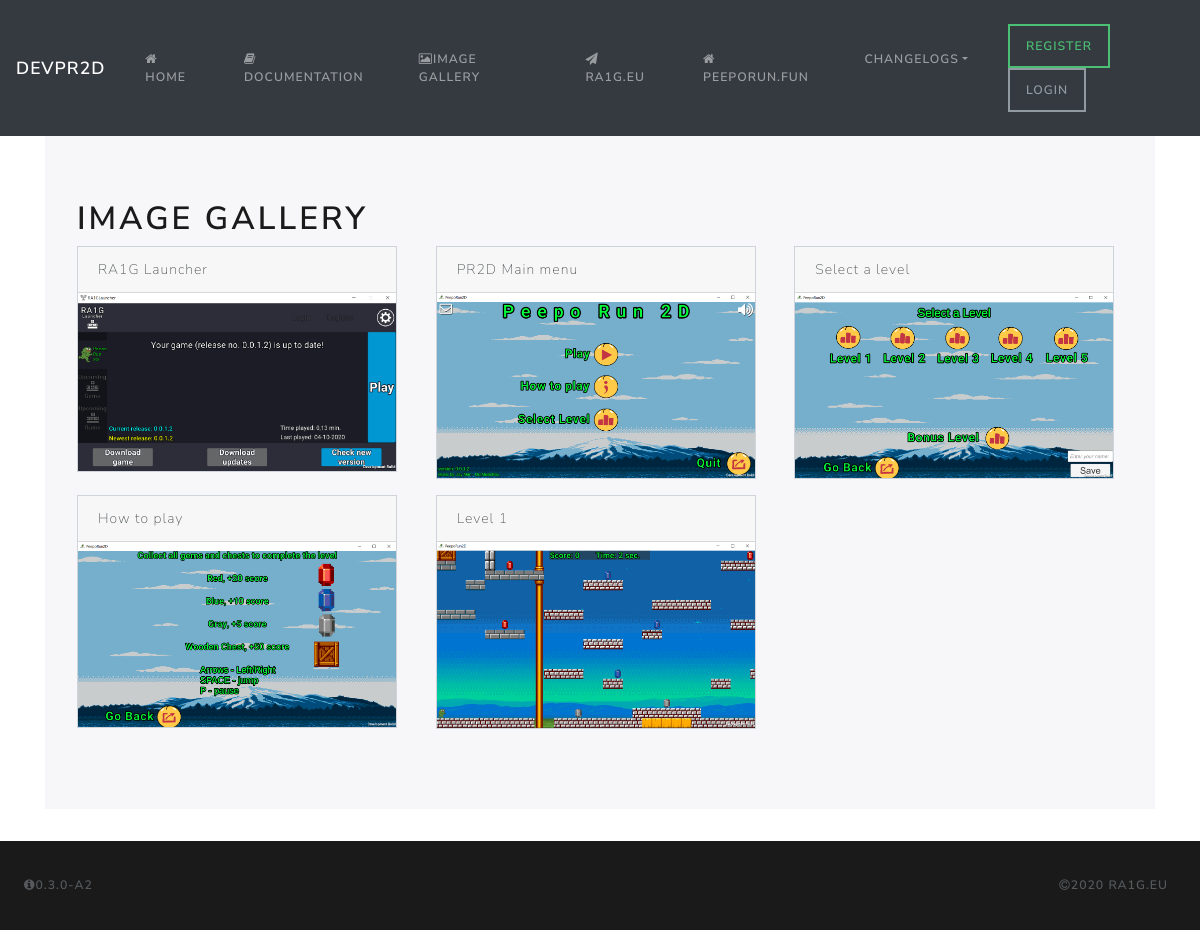
The app's page /images.php with its own data.
### tables this page shows
CREATE TABLE `menu` (
  `idmenu` int(11) NOT NULL,
  `meno` varchar(55) NOT NULL,
  `file_path` varchar(90) DEFAULT NULL,
  `icon` varchar(90) NOT NULL,
  `menuorder` int(11) NOT NULL
);

CREATE TABLE `imagegallery` (
  `idimage` int(11) NOT NULL,
  `name` varchar(254) NOT NULL,
  `file_path` varchar(254) NOT NULL
);

### classes/DB.php (called while the page is built, shortened)
<?php
class DB
{
    private $connection;
    public function __construct($host, $username, $password, $dbname, $port = 3306)
    {
        $this->host = $host;
        $this->username = $username;
        $this->password = $password;
        $this->dbname = $dbname;
        $this->port = $port;
        try{
            $connection = new PDO("mysql:host=".$this->host.";dbname=".$this->dbname.";port=".$this->port, $this->username, $this->password);
            $connection->setAttribute(PDO::ATTR_ERRMODE, PDO::ERRMODE_EXCEPTION);
            $this->connection = $connection;
        } catch(PDOException $exception){
            echo "Error while connecting to DB". $exception->getMessage();
        }
    }
        public function getMenuItems(){
            $sql = "SELECT * FROM menu ORDER BY menuorder";
            $stmt = $this->connection->prepare($sql);
            $stmt->execute();
            return $stmt->fetchAll(PDO::FETCH_ASSOC);
        }
    public function getImageItems(){
        $sql = "SELECT * FROM imagegallery ORDER BY idimage";
        $stmt = $this->connection->prepare($sql);
        $stmt->execute();
        return $stmt->fetchAll(PDO::FETCH_ASSOC);
    }
}
?>

### images.php (the view, shortened to what this page needs)
<!doctype html>
<html>
  <head>
<?php include_once ("header.php"); ?>
	    </head>
  <body>
  <nav class="navbar navbar-expand-lg navbar-dark bg-dark">
      <?php include_once ("menu.php");
      $imageitems = $db->getImageItems();
      ?>
</nav>
<div class="container">
<div class="jumbotron">
  <h1 class="display-5">Image Gallery</h1>
<div class="row">
    <?php foreach($imageitems as $key => $imageitem){
    ?>
	<div class="col-lg-4">
        <div class="bs-component">
			<div class="card border-secondary mb-3" style="max-width: 20rem;">
			<div class="card-header"><?php echo $imageitem['name']; ?><?php if(isset($_SESSION['id']) && ($user->role) == 'admin'){ ?>
                    <a href="imageeditor.php?image=<?php echo $imageitem['idimage']; ?>" type="submit" name="btnUpdateIMG" class="btn btn-info btn-sm" style="float: right;"><i class="fa fa-pencil"></i></a>
                    <a href="imageeditor.php?imagedelete=<?php echo $imageitem['idimage']; ?>" type="submit" name="btnDeleteIMG" class="btn btn-danger btn-sm" style="float: right;"><i class="fa fa-close"></i></a>
                <?php }?>
            </div>
			<a class="fancybox" href="<?php echo $imageitem['file_path']; ?>" data-fancybox-group="gallery" title=""><img src="<?php echo $imageitem['file_path']; ?>"  style="width:100%" alt="" /></a>
			</div>
		</div>
    </div>
    <?php } ?>
</div>
</div>
</div>
  <?php include_once ("footer.php"); ?>
  </body>
  </html>

### header.php (shortened to what this page needs)
     <link rel="stylesheet" href="css/bootstrap.css">
     <link rel="stylesheet" href="css/secondary.css">
  <link rel="stylesheet" href="https://cdnjs.cloudflare.com/ajax/libs/font-awesome/4.7.0/css/font-awesome.min.css">
<link rel="stylesheet" type="text/css" href="css/fancybox.css" media="screen" />

### menu.php (shortened to what this page needs)
<?php
include_once ("classes/DB.php");
$db = new DB("localhost","root","","devpeeporun", 3306);
$menuItems = $db->getMenuItems();
?>
<a class="navbar-brand" href="#">
    <?php if(empty($_SESSION["id"])) {
        echo "DEVPR2D";
    }else{
        echo 'Welcome back <span class="badge badge-success">'; echo $user->username; echo '</span>';
    }
    ?>
</a>
<div class="collapse navbar-collapse" id="navbarColor01">
    <ul class="navbar-nav mr-auto">
        <?php foreach($menuItems as $key => $menuItem){
        ?>
        <li class="nav-item">
            <a class="nav-link" href="<?php echo $menuItem['file_path']; ?>"><i class="<?php echo $menuItem['icon']; ?>"></i><?php echo $menuItem['meno']; ?></a>
        </li>
        <?php } ?>
        <li class="nav-item dropdown">
            <a class="nav-link dropdown-toggle" data-toggle="dropdown" href="#" role="button" aria-haspopup="true" aria-expanded="false">Changelogs</a>
        </li>
    </ul>
    <form class="form-inline my-2 my-lg-0">
<?php if(empty($_SESSION["id"])) {?>
        <a class="nav-link btn btn-outline-success" href="register.php">Register</a>
        <a class="nav-link btn btn-outline-secondary" href="login.php">Login</a>
        <?php } else { ?>
        <a class="nav-link btn btn-outline-success" href="myprofile.php">My profile </a>
        <a class="nav-link btn btn-outline-danger" href="logout.php">Logout</a>
        <?php } ?>
    </form>
</div>

### footer.php (shortened to what this page needs)
<footer>
    <nav class="navbar navbar-expand-lg navbar-dark bg-primary">
        <div class="collapse navbar-collapse" id="navbarColor01">
            <ul class="navbar-nav mr-auto">
                <li class="nav-item">
                    <a class="nav-link text-secondary" style="float: right;"><i class="fa fa-info-circle"></i>0.3.0-A2</a>
                </li>
            </ul>
            <form class="form-inline my-2 my-lg-0">
                <a class="nav-link text-secondary" href="http://ra1g.eu/" style="float: right;"><i class="fa fa-copyright"></i>2020 ra1g.eu</a>
            </form>
        </div>
    </nav>
</footer>

### records on screen
menu: meno "HOME"
menu: meno "DOCUMENTATION"
menu: meno "IMAGE GALLERY"
menu: meno "RA1G.EU"
menu: meno "PEEPORUN.FUN"
imagegallery: name "RA1G Launcher", file_path (picture)
imagegallery: name "PR2D Main menu", file_path (picture)
imagegallery: name "Select a level", file_path (picture)
imagegallery: name "How to play", file_path (picture)
imagegallery: name "Level 1", file_path (picture)
